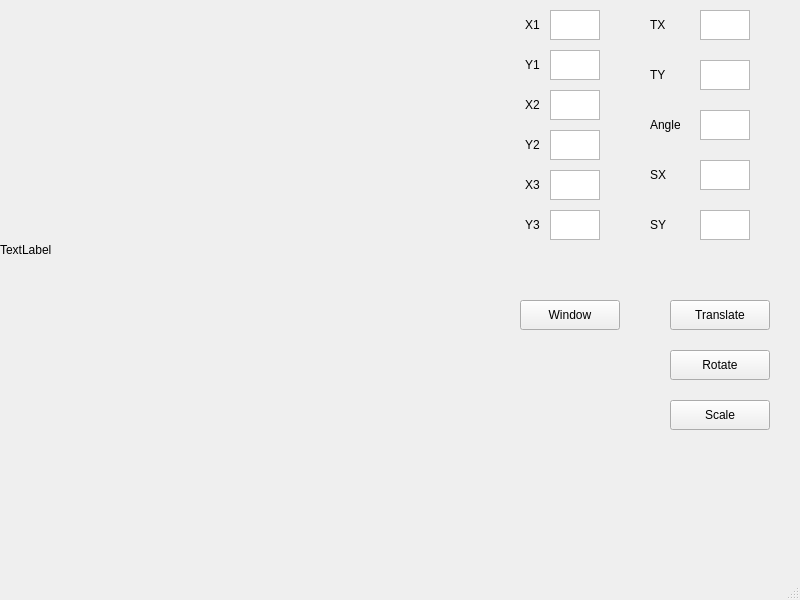
<?xml version="1.0" encoding="UTF-8"?>
<ui version="4.0">
 <class>MainWindow</class>
 <widget class="QMainWindow" name="MainWindow">
  <property name="geometry">
   <rect>
    <x>0</x>
    <y>0</y>
    <width>800</width>
    <height>600</height>
   </rect>
  </property>
  <property name="windowTitle">
   <string>MainWindow</string>
  </property>
  <widget class="QWidget" name="centralwidget">
   <widget class="QLabel" name="label">
    <property name="geometry">
     <rect>
      <x>0</x>
      <y>0</y>
      <width>500</width>
      <height>500</height>
     </rect>
    </property>
    <property name="text">
     <string>TextLabel</string>
    </property>
   </widget>
   <widget class="QPushButton" name="pushButton">
    <property name="geometry">
     <rect>
      <x>670</x>
      <y>300</y>
      <width>100</width>
      <height>30</height>
     </rect>
    </property>
    <property name="text">
     <string>Translate</string>
    </property>
   </widget>
   <widget class="QPushButton" name="pushButton_2">
    <property name="geometry">
     <rect>
      <x>670</x>
      <y>350</y>
      <width>100</width>
      <height>30</height>
     </rect>
    </property>
    <property name="text">
     <string>Rotate</string>
    </property>
   </widget>
   <widget class="QPushButton" name="pushButton_3">
    <property name="geometry">
     <rect>
      <x>670</x>
      <y>400</y>
      <width>100</width>
      <height>30</height>
     </rect>
    </property>
    <property name="text">
     <string>Scale</string>
    </property>
   </widget>
   <widget class="QLabel" name="label_2">
    <property name="geometry">
     <rect>
      <x>650</x>
      <y>10</y>
      <width>30</width>
      <height>30</height>
     </rect>
    </property>
    <property name="text">
     <string>TX</string>
    </property>
   </widget>
   <widget class="QTextEdit" name="textEdit">
    <property name="geometry">
     <rect>
      <x>700</x>
      <y>10</y>
      <width>50</width>
      <height>30</height>
     </rect>
    </property>
   </widget>
   <widget class="QLabel" name="label_3">
    <property name="geometry">
     <rect>
      <x>650</x>
      <y>60</y>
      <width>30</width>
      <height>30</height>
     </rect>
    </property>
    <property name="text">
     <string>TY</string>
    </property>
   </widget>
   <widget class="QTextEdit" name="textEdit_2">
    <property name="geometry">
     <rect>
      <x>700</x>
      <y>60</y>
      <width>50</width>
      <height>30</height>
     </rect>
    </property>
   </widget>
   <widget class="QLabel" name="label_4">
    <property name="geometry">
     <rect>
      <x>650</x>
      <y>110</y>
      <width>30</width>
      <height>30</height>
     </rect>
    </property>
    <property name="text">
     <string>Angle</string>
    </property>
   </widget>
   <widget class="QTextEdit" name="textEdit_3">
    <property name="geometry">
     <rect>
      <x>700</x>
      <y>110</y>
      <width>50</width>
      <height>30</height>
     </rect>
    </property>
   </widget>
   <widget class="QLabel" name="label_5">
    <property name="geometry">
     <rect>
      <x>650</x>
      <y>160</y>
      <width>30</width>
      <height>30</height>
     </rect>
    </property>
    <property name="text">
     <string>SX</string>
    </property>
   </widget>
   <widget class="QTextEdit" name="textEdit_4">
    <property name="geometry">
     <rect>
      <x>700</x>
      <y>160</y>
      <width>50</width>
      <height>30</height>
     </rect>
    </property>
   </widget>
   <widget class="QLabel" name="label_6">
    <property name="geometry">
     <rect>
      <x>650</x>
      <y>210</y>
      <width>30</width>
      <height>30</height>
     </rect>
    </property>
    <property name="text">
     <string>SY</string>
    </property>
   </widget>
   <widget class="QTextEdit" name="textEdit_5">
    <property name="geometry">
     <rect>
      <x>700</x>
      <y>210</y>
      <width>50</width>
      <height>30</height>
     </rect>
    </property>
   </widget>
   <widget class="QPushButton" name="pushButton_4">
    <property name="geometry">
     <rect>
      <x>520</x>
      <y>300</y>
      <width>100</width>
      <height>30</height>
     </rect>
    </property>
    <property name="text">
     <string>Window</string>
    </property>
   </widget>
   <widget class="QTextEdit" name="textEdit_6">
    <property name="geometry">
     <rect>
      <x>550</x>
      <y>10</y>
      <width>50</width>
      <height>30</height>
     </rect>
    </property>
   </widget>
   <widget class="QTextEdit" name="textEdit_7">
    <property name="geometry">
     <rect>
      <x>550</x>
      <y>90</y>
      <width>50</width>
      <height>30</height>
     </rect>
    </property>
   </widget>
   <widget class="QTextEdit" name="textEdit_8">
    <property name="geometry">
     <rect>
      <x>550</x>
      <y>170</y>
      <width>50</width>
      <height>30</height>
     </rect>
    </property>
   </widget>
   <widget class="QTextEdit" name="textEdit_9">
    <property name="geometry">
     <rect>
      <x>550</x>
      <y>50</y>
      <width>50</width>
      <height>30</height>
     </rect>
    </property>
   </widget>
   <widget class="QTextEdit" name="textEdit_10">
    <property name="geometry">
     <rect>
      <x>550</x>
      <y>130</y>
      <width>50</width>
      <height>30</height>
     </rect>
    </property>
   </widget>
   <widget class="QTextEdit" name="textEdit_11">
    <property name="geometry">
     <rect>
      <x>550</x>
      <y>210</y>
      <width>50</width>
      <height>30</height>
     </rect>
    </property>
   </widget>
   <widget class="QLabel" name="label_7">
    <property name="geometry">
     <rect>
      <x>525</x>
      <y>10</y>
      <width>20</width>
      <height>30</height>
     </rect>
    </property>
    <property name="text">
     <string>X1</string>
    </property>
   </widget>
   <widget class="QLabel" name="label_8">
    <property name="geometry">
     <rect>
      <x>525</x>
      <y>90</y>
      <width>20</width>
      <height>30</height>
     </rect>
    </property>
    <property name="text">
     <string>X2</string>
    </property>
   </widget>
   <widget class="QLabel" name="label_9">
    <property name="geometry">
     <rect>
      <x>525</x>
      <y>170</y>
      <width>20</width>
      <height>30</height>
     </rect>
    </property>
    <property name="text">
     <string>X3</string>
    </property>
   </widget>
   <widget class="QLabel" name="label_10">
    <property name="geometry">
     <rect>
      <x>525</x>
      <y>50</y>
      <width>20</width>
      <height>30</height>
     </rect>
    </property>
    <property name="text">
     <string>Y1</string>
    </property>
   </widget>
   <widget class="QLabel" name="label_11">
    <property name="geometry">
     <rect>
      <x>525</x>
      <y>130</y>
      <width>20</width>
      <height>30</height>
     </rect>
    </property>
    <property name="text">
     <string>Y2</string>
    </property>
   </widget>
   <widget class="QLabel" name="label_12">
    <property name="geometry">
     <rect>
      <x>525</x>
      <y>210</y>
      <width>20</width>
      <height>30</height>
     </rect>
    </property>
    <property name="text">
     <string>Y3</string>
    </property>
   </widget>
  </widget>
  <widget class="QMenuBar" name="menubar">
   <property name="geometry">
    <rect>
     <x>0</x>
     <y>0</y>
     <width>800</width>
     <height>19</height>
    </rect>
   </property>
  </widget>
  <widget class="QStatusBar" name="statusbar"/>
 </widget>
 <resources/>
 <connections/>
</ui>
